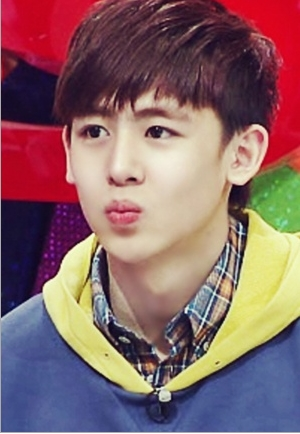
#> input picture Face_Recognition/othersFaces/닉쿤.jpg, 300 x 434 px, given as the content of the folder userFaces/, which was not available
$ python Facial_Recognition_Part3.py
#> lines starting #> are read from the running program, lines starting #| are printed output that depends on the picture; after the words box and inside, x2 and y2 are one past the last pixel; in counts of white or black regions, pixels touching at a corner belong together; pictures that were not available may be replaced by others from this repository, and a replacement may not be noted
import cv2
from os import listdir
from os.path import isfile, join
import numpy as np
import matplotlib.pyplot as plt
import matplotlib

class Face_Recognition:

    def __init__(self):
        self.data_path = ['userFaces/', 'othersFaces/']
        self.userFiles = [f for f in listdir(self.data_path[0]) if isfile(join(self.data_path[0],f))]
        self.otherFiles = [f for f in listdir(self.data_path[1]) if isfile(join(self.data_path[1], f))]

        self.Training_Data, self.Labels = [], []

        for i, files in enumerate(self.userFiles):
            image_path = self.data_path[0] + self.userFiles[i]
            images = cv2.imread(image_path, cv2.IMREAD_GRAYSCALE)
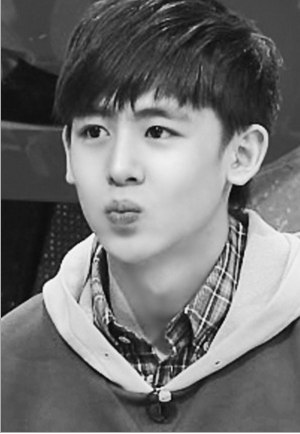
#> images: shape (434, 300); min 3, max 255, mean 111.5
            self.Training_Data.append(np.asarray(images, dtype=np.uint8))
            self.Labels.append(i)

        self.Labels = np.asarray(self.Labels, dtype=np.int32)

        self.model = cv2.face.LBPHFaceRecognizer_create()

        self.model.train(np.asarray(self.Training_Data), np.asarray(self.Labels))

        print("Model Training Complete!!!!!")

        self.face_classifier = cv2.CascadeClassifier('haarcascade_frontalface_default.xml')

    def face_detector(self, img, size = 0.5):
        gray = cv2.cvtColor(img, cv2.COLOR_BGR2GRAY)
        faces = self.face_classifier.detectMultiScale(gray,1.3,5)

        if faces is():
            return img,[]

        for(x,y,w,h) in faces:
            cv2.rectangle(img, (x,y),(x+w,y+h),(0,255,255),2)
            roi = img[y:y+h, x:x+w]
            roi = cv2.resize(roi, (200,200))

        return img, roi

    def compare_face(self):
        conf_dict = {}

        for i, j in enumerate(self.otherFiles):
            image_path = self.data_path[1] + self.otherFiles[i]
            frame = cv2.imread(image_path, cv2.IMREAD_COLOR)
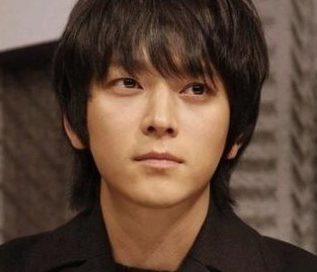
#> input picture Face_Recognition/othersFaces/강동원.jpg, 317 x 272 px
#> frame is the input picture: shape (272, 317, 3); mean B, G, R 56.9, 71.2, 94.4
            image, face = self.face_detector(frame)
#> in face_detector, `gray = cv2.cvtColor(img, cv2.COLOR_BGR2GRAY)`:
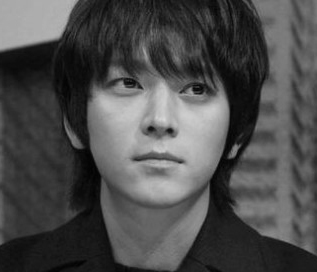
#> gray: shape (272, 317); min 2, max 216, mean 76.5
#> in face_detector, `faces = self.face_classifier.detectMultiScale(gray,1.3,5)`: faces = [[66, 16, 184, 184]]
#> the loop in face_detector, `for(x,y,w,h) in faces:` made 1 pass
#> pass 1, in face_detector, `roi = img[y:y+h, x:x+w]`:
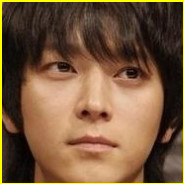
#> roi: shape (184, 184, 3); mean B, G, R 59.4, 87.4, 117.9
#> pass 1, in face_detector, `roi = cv2.resize(roi, (200,200))`:
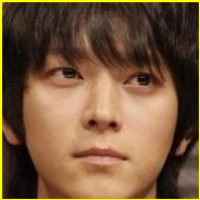
#> roi: shape (200, 200, 3); mean B, G, R 59.2, 87.5, 117.9
#> after the loop in face_detector, `for(x,y,w,h) in faces:`:
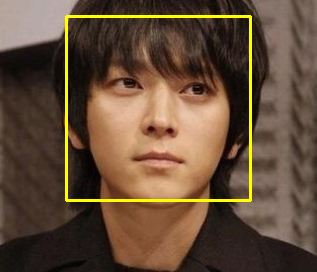
#> img: shape (272, 317, 3); 2.56% of pixels changed, all inside (x1, y1, x2, y2) = (65, 15, 252, 202)
            name = j.split('.')[0]

            try:
                face = cv2.cvtColor(face, cv2.COLOR_BGR2GRAY)
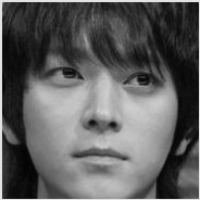
#> face: shape (200, 200); min 2, max 226, mean 93.3
                result = self.model.predict(face)
#> result = (0, 78.4)

                if result[1] < 500:
                    confidence = int(100 * (1 - (result[1]) / 300))
#> confidence = 73
                    display_string = name + " " + str(confidence) + '% Confidence it is user'
#> display_string = '강동원 73% Confidence it is user'
                    print(display_string)
#| 강동원 73% Confidence it is user
                    conf_dict[name] = confidence

            except:
                print("Face Not Found")
#> pass 2 of the loop in compare_face, `for i, j in enumerate(self.otherFiles):`:
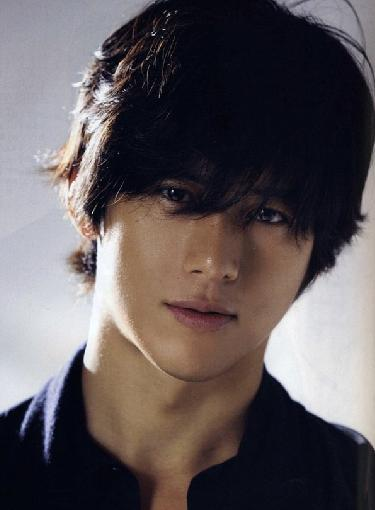
#> input picture Face_Recognition/othersFaces/고수.jpg, 375 x 510 px
#> in compare_face, frame is the input picture: shape (510, 375, 3); mean B, G, R 91.4, 88.8, 96.5
#> in face_detector (call 2), `gray = cv2.cvtColor(img, cv2.COLOR_BGR2GRAY)`:
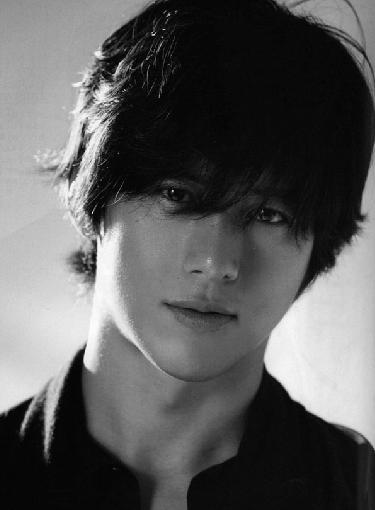
#> gray: shape (510, 375); min 0, max 255, mean 91.4
#> faces = ()
#> in compare_face, `image, face = self.face_detector(frame)`: face = []
#> pass 3 of the loop in compare_face, `for i, j in enumerate(self.otherFiles):`:
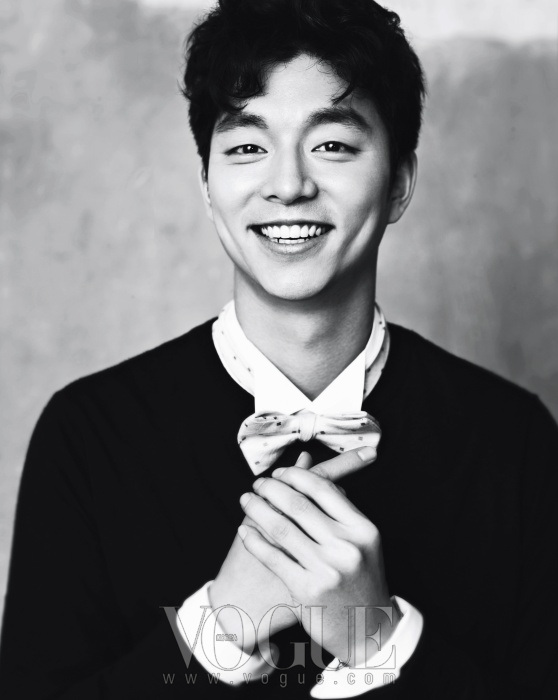
#> input picture Face_Recognition/othersFaces/공유.jpg, 558 x 700 px
#> in compare_face, frame is the input picture: shape (700, 558, 3); mean B, G, R 113.2, 111.3, 111
#> gray: shape (700, 558)
#> faces = [[180, 57, 229, 229]]
#> the loop in face_detector (call 3), `for(x,y,w,h) in faces:` made 1 pass
#> after the loop in face_detector (call 3), `for(x,y,w,h) in faces:`:
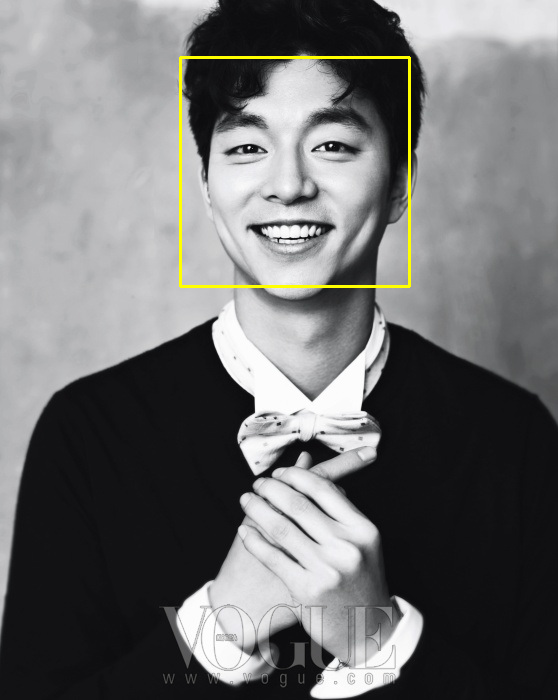
#> img: shape (700, 558, 3); 0.7% of pixels changed, all inside (x1, y1, x2, y2) = (179, 56, 411, 288)
#> in compare_face, `face = cv2.cvtColor(face, cv2.COLOR_BGR2GRAY)`:
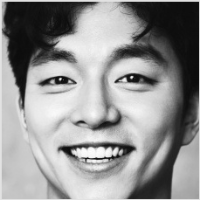
#> face: shape (200, 200); min 10, max 254, mean 144.9
#> result = (0, 73.01)
#> confidence = 75
#> display_string = '공유 75% Confidence it is user'
#| 공유 75% Confidence it is user
#> the loop made 6 passes; the first 3 are shown

        return conf_dict

    def draw_graph(self, table, obj):
        y1_value = list(table.values())
        x_name = list(table.keys())
        n_groups = len(x_name)
        index = np.arange(n_groups)

        matplotlib.rc('font', family='NanumGothic')

        obj.bar(index, y1_value, tick_label=x_name, align='center')

        plt.xlabel('Name')
        plt.ylabel('Confidence (%)')
        plt.title('Chart')
        plt.xlim(-1, n_groups)
        plt.ylim(min(y1_value) - 1, max(y1_value) + 1)


if __name__ == "__main__":
    f = Face_Recognition()
    dic = f.compare_face()
#> dic = {'강동원': 73, '공유': 75, '김준호': 71, '닉쿤': 74, '변기수': 72}
#> (the run stopped early here; a loop or call above may not have finished)
